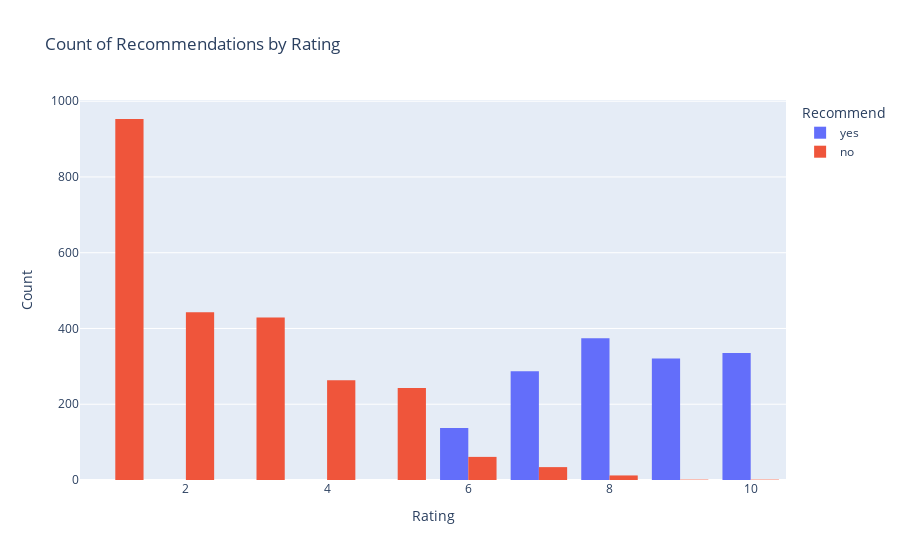

Notebook code for this chart:
### Code cell
# updated plot
# Create a count plot using Plotly
fig = px.histogram(
    reviews_df, 
    x='rating', 
    color='recommended', 
    barmode='group',
    histfunc='count',
    title='Count of Recommendations by Rating'
)

# Customize the layout
fig.update_layout(
    xaxis_title='Rating',
    yaxis_title='Count',
    legend_title='Recommend'
)

# Show the figure
fig.show()

### Figure 1 — Plotly figure (JSON) as saved in the notebook; plotly's stock layout.template omitted (floating-point values rounded to 4 significant figures; data arrays with more than 128 entries replaced by an {"elided": "..."} marker saying what was removed)
{"data": [{"alignmentgroup": "True", "bingroup": "x", "histfunc": "count", "hovertemplate": "recommended=yes<br>rating=%{x}<br>count=%{y}<extra></extra>", "legendgroup": "yes", "marker": {"color": "#636efa", "pattern": {"shape": ""}}, "name": "yes", "offsetgroup": "yes", "orientation": "v", "showlegend": true, "type": "histogram", "x": {"elided": "1454 int values"}, "xaxis": "x", "yaxis": "y"}, {"alignmentgroup": "True", "bingroup": "x", "histfunc": "count", "hovertemplate": "recommended=no<br>rating=%{x}<br>count=%{y}<extra></extra>", "legendgroup": "no", "marker": {"color": "#EF553B", "pattern": {"shape": ""}}, "name": "no", "offsetgroup": "no", "orientation": "v", "showlegend": true, "type": "histogram", "x": {"elided": "2440 int values"}, "xaxis": "x", "yaxis": "y"}], "layout": {"barmode": "group", "legend": {"title": {"text": "Recommend"}, "tracegroupgap": 0}, "title": {"text": "Count of Recommendations by Rating"}, "xaxis": {"anchor": "y", "domain": [0, 1], "title": {"text": "Rating"}}, "yaxis": {"anchor": "x", "domain": [0, 1], "title": {"text": "Count"}}}}
